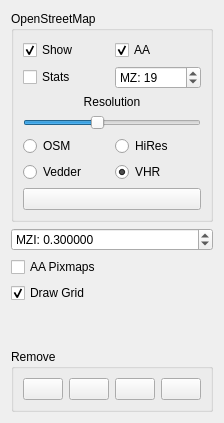
            <widget class="QWidget" name="tab_9">
             <attribute name="icon">
              <iconset resource="resources.qrc">
               <normaloff>:/models/Icons/Visible-96.png</normaloff>:/models/Icons/Visible-96.png</iconset>
             </attribute>
             <attribute name="title">
              <string/>
             </attribute>
             <attribute name="toolTip">
              <string>View</string>
             </attribute>
             <layout class="QVBoxLayout" name="verticalLayout_11">
              <item>
               <widget class="QGroupBox" name="groupBox_12">
                <property name="title">
                 <string>OpenStreetMap</string>
                </property>
                <property name="flat">
                 <bool>false</bool>
                </property>
                <property name="checkable">
                 <bool>false</bool>
                </property>
                <layout class="QGridLayout" name="gridLayout_10">
                 <item row="6" column="0" colspan="2">
                  <widget class="QPushButton" name="mapOsmClearCacheButton">
                   <property name="toolTip">
                    <string>Clear cached tiles</string>
                   </property>
                   <property name="text">
                    <string/>
                   </property>
                   <property name="icon">
                    <iconset resource="resources.qrc">
                     <normaloff>:/models/Icons/Delete2-96.png</normaloff>:/models/Icons/Delete2-96.png</iconset>
                   </property>
                  </widget>
                 </item>
                 <item row="5" column="0">
                  <widget class="QRadioButton" name="mapOsmServerVedderButton">
                   <property name="text">
                    <string>Vedder</string>
                   </property>
                  </widget>
                 </item>
                 <item row="4" column="1">
                  <widget class="QRadioButton" name="mapOsmServerHiResButton">
                   <property name="text">
                    <string>HiRes</string>
                   </property>
                   <property name="checked">
                    <bool>false</bool>
                   </property>
                  </widget>
                 </item>
                 <item row="0" column="0">
                  <widget class="QCheckBox" name="mapOpenStreetMapBox">
                   <property name="text">
                    <string>Show</string>
                   </property>
                   <property name="checked">
                    <bool>true</bool>
                   </property>
                  </widget>
                 </item>
                 <item row="4" column="0">
                  <widget class="QRadioButton" name="mapOsmServerOsmButton">
                   <property name="text">
                    <string>OSM</string>
                   </property>
                  </widget>
                 </item>
                 <item row="5" column="1">
                  <widget class="QRadioButton" name="mapOsmServerVedderHdButton">
                   <property name="toolTip">
                    <string>Vedder high resolution tiles</string>
                   </property>
                   <property name="text">
                    <string>VHR</string>
                   </property>
                   <property name="checked">
                    <bool>true</bool>
                   </property>
                  </widget>
                 </item>
                 <item row="0" column="1">
                  <widget class="QCheckBox" name="mapAntialiasOsmBox">
                   <property name="toolTip">
                    <string>Antialias tiles</string>
                   </property>
                   <property name="text">
                    <string>AA</string>
                   </property>
                   <property name="checked">
                    <bool>true</bool>
                   </property>
                  </widget>
                 </item>
                 <item row="1" column="0">
                  <widget class="QCheckBox" name="mapOsmStatsBox">
                   <property name="text">
                    <string>Stats</string>
                   </property>
                  </widget>
                 </item>
                 <item row="1" column="1">
                  <widget class="QSpinBox" name="mapOsmMaxZoomBox">
                   <property name="toolTip">
                    <string>Max OSM zoom level</string>
                   </property>
                   <property name="prefix">
                    <string>MZ: </string>
                   </property>
                   <property name="maximum">
                    <number>22</number>
                   </property>
                   <property name="value">
                    <number>19</number>
                   </property>
                  </widget>
                 </item>
                 <item row="3" column="0" colspan="2">
                  <widget class="QSlider" name="mapOsmResSlider">
                   <property name="minimum">
                    <number>30</number>
                   </property>
                   <property name="maximum">
                    <number>200</number>
                   </property>
                   <property name="value">
                    <number>100</number>
                   </property>
                   <property name="orientation">
                    <enum>Qt::Horizontal</enum>
                   </property>
                  </widget>
                 </item>
                 <item row="2" column="0" colspan="2">
                  <widget class="QLabel" name="label_3">
                   <property name="text">
                    <string>Resolution</string>
                   </property>
                   <property name="alignment">
                    <set>Qt::AlignCenter</set>
                   </property>
                  </widget>
                 </item>
                </layout>
               </widget>
              </item>
              <item>
               <widget class="QDoubleSpinBox" name="traceInfoMinZoomBox">
                <property name="toolTip">
                 <string>&lt;html&gt;&lt;head/&gt;&lt;body&gt;&lt;p&gt;Minimum zoom for showing text next to info points.&lt;/p&gt;&lt;/body&gt;&lt;/html&gt;</string>
                </property>
                <property name="prefix">
                 <string>MZI: </string>
                </property>
                <property name="decimals">
                 <number>6</number>
                </property>
                <property name="maximum">
                 <double>100.000000000000000</double>
                </property>
                <property name="singleStep">
                 <double>0.010000000000000</double>
                </property>
                <property name="value">
                 <double>0.300000000000000</double>
                </property>
               </widget>
              </item>
              <item>
               <widget class="QCheckBox" name="mapAntialiasBox">
                <property name="toolTip">
                 <string>Antialias imported pixmaps</string>
                </property>
                <property name="text">
                 <string>AA Pixmaps</string>
                </property>
                <property name="checked">
                 <bool>false</bool>
                </property>
               </widget>
              </item>
              <item>
               <widget class="QCheckBox" name="mapDrawGridBox">
                <property name="text">
                 <string>Draw Grid</string>
                </property>
                <property name="checked">
                 <bool>true</bool>
                </property>
               </widget>
              </item>
              <item>
               <spacer name="verticalSpacer_3">
                <property name="orientation">
                 <enum>Qt::Vertical</enum>
                </property>
                <property name="sizeHint" stdset="0">
                 <size>
                  <width>20</width>
                  <height>40</height>
                 </size>
                </property>
               </spacer>
              </item>
              <item>
               <widget class="QGroupBox" name="groupBox_13">
                <property name="title">
                 <string>Remove</string>
                </property>
                <layout class="QHBoxLayout" name="horizontalLayout_10">
                 <item>
                  <widget class="QPushButton" name="mapRemoveTraceButton">
                   <property name="toolTip">
                    <string>Car trace</string>
                   </property>
                   <property name="text">
                    <string/>
                   </property>
                   <property name="icon">
                    <iconset resource="resources.qrc">
                     <normaloff>:/models/Icons/Polyline-96.png</normaloff>:/models/Icons/Polyline-96.png</iconset>
                   </property>
                  </widget>
                 </item>
                 <item>
                  <widget class="QPushButton" name="mapRemoveRouteAllButton">
                   <property name="toolTip">
                    <string>All routes</string>
                   </property>
                   <property name="text">
                    <string/>
                   </property>
                   <property name="icon">
                    <iconset resource="resources.qrc">
                     <normaloff>:/models/Icons/Polygon-96.png</normaloff>:/models/Icons/Polygon-96.png</iconset>
                   </property>
                  </widget>
                 </item>
                 <item>
                  <widget class="QPushButton" name="mapRemoveInfoButton">
                   <property name="toolTip">
                    <string>Info trace</string>
                   </property>
                   <property name="text">
                    <string/>
                   </property>
                   <property name="icon">
                    <iconset resource="resources.qrc">
                     <normaloff>:/models/Icons/Point Objects-96.png</normaloff>:/models/Icons/Point Objects-96.png</iconset>
                   </property>
                  </widget>
                 </item>
                 <item>
                  <widget class="QPushButton" name="MapRemovePixmapsButton">
                   <property name="toolTip">
                    <string>Imported pixmaps</string>
                   </property>
                   <property name="text">
                    <string/>
                   </property>
                   <property name="icon">
                    <iconset resource="resources.qrc">
                     <normaloff>:/models/Icons/Google Images-96.png</normaloff>:/models/Icons/Google Images-96.png</iconset>
                   </property>
                  </widget>
                 </item>
                </layout>
               </widget>
              </item>
             </layout>
            </widget>
